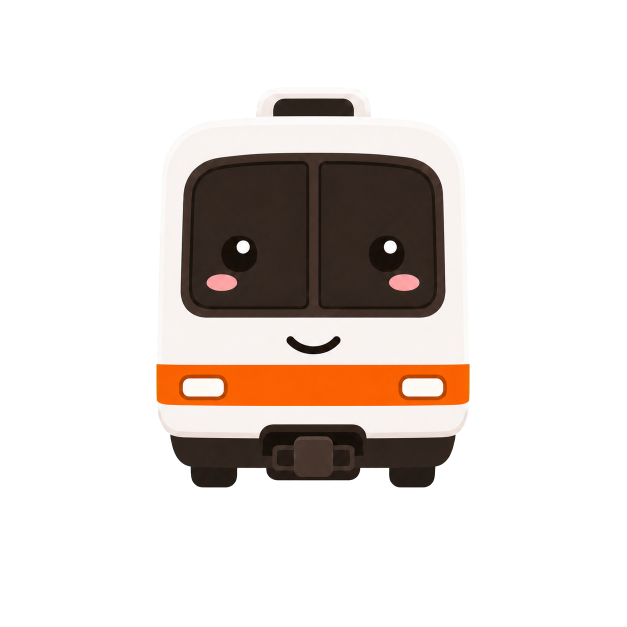
#> input picture artwork/train-foreground-source.png, 1254 x 1254 px, found by its file name (shown at 1/2 size)
$ python generate_launcher_icons.py
#> lines starting #> are read from the running program, lines starting #| are printed output that depends on the picture
#> in generate, source is the input picture: PIL image 1254x1254 RGBA; mean R, G, B, A 42.3, 35.5, 31.6, 72
#!/usr/bin/env python3
"""Generate Android launcher and Play Store icons from the approved train cutout.

Requires Pillow. The adaptive foreground is authored on Android's 108 dp layer
canvas at xxxhdpi (432 px). All non-transparent train pixels are kept inside a
slightly inset version of the 66 dp adaptive-icon safe circle.
"""

from __future__ import annotations

import argparse
import math
from pathlib import Path

from PIL import Image, ImageChops, ImageDraw, ImageOps, PngImagePlugin


ORANGE = (246, 139, 30, 255)
BROWN = (43, 29, 23, 255)
ADAPTIVE_SIZE = 432
ADAPTIVE_SAFE_RADIUS = 132  # 33 dp at xxxhdpi
ADAPTIVE_ART_RADIUS = 126  # 1.5 dp breathing room inside the safe circle
LEGACY_SIZES = {
    "mdpi": 48,
    "hdpi": 72,
    "xhdpi": 96,
    "xxhdpi": 144,
    "xxxhdpi": 192,
}


def alpha_crop(image: Image.Image) -> Image.Image:
    rgba = image.convert("RGBA")
    alpha = rgba.getchannel("A")
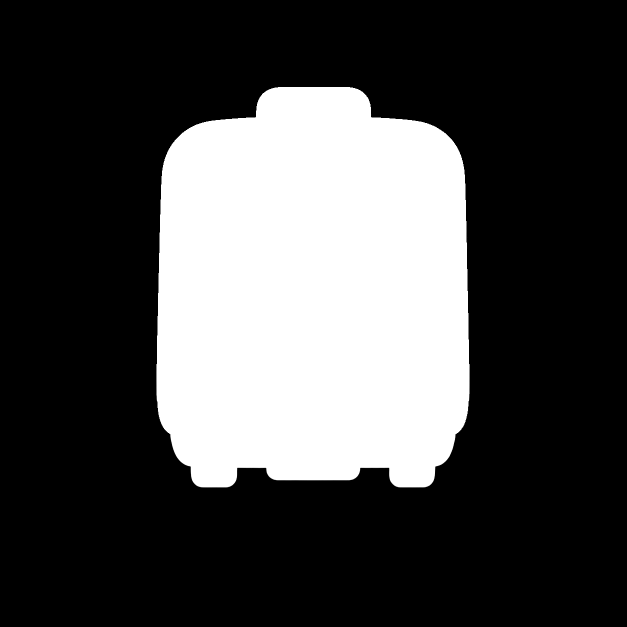
#> alpha: PIL image 1254x1254 L (shown at 1/2 size); min 0, max 255, mean 72
    bbox = alpha.getbbox()
#> bbox = (312, 174, 940, 975)
    if bbox is None:
        raise ValueError("Foreground source has no visible pixels")
    return rgba.crop(bbox)
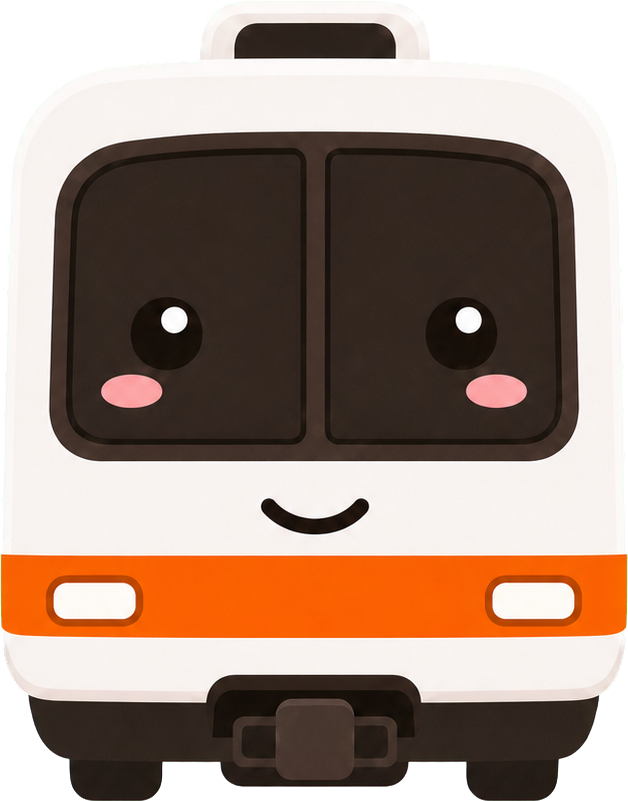
#> returned value: PIL image 628x801 RGBA; mean R, G, B, A 132.3, 111.1, 98.8, 225; transparent parts drawn white


def max_alpha_radius(image: Image.Image) -> float:
    alpha = image.getchannel("A")
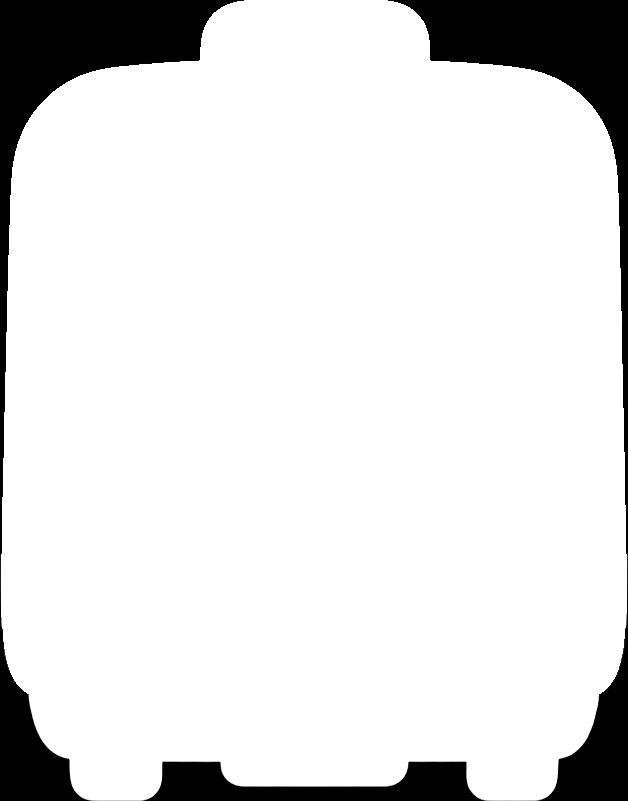
#> alpha: PIL image 628x801 L; min 0, max 255, mean 225
    width, height = alpha.size
#> width = 628; height = 801
    center_x = (width - 1) / 2
#> center_x = 313.5
    center_y = (height - 1) / 2
#> center_y = 400
    pixels = alpha.load()
    radius = 0.0
    for y in range(height):
        for x in range(width):
            if pixels[x, y] > 0:
                radius = max(radius, math.hypot(x - center_x, y - center_y))
    return radius


def centered_foreground(
    source: Image.Image,
    canvas_size: int,
    target_radius: float,
) -> Image.Image:
    subject = alpha_crop(source)
    source_radius = max_alpha_radius(subject)
#> source_radius = 460.4
    scale = target_radius / source_radius
#> scale = 0.274
    target_size = (
        max(1, round(subject.width * scale)),
        max(1, round(subject.height * scale)),
    )
#> target_size = (172, 219)
    subject = subject.resize(target_size, Image.Resampling.LANCZOS)
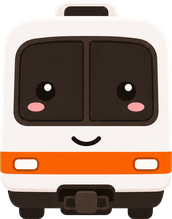
#> subject: PIL image 172x219 RGBA; mean R, G, B, A 136, 114.7, 102.4, 225; transparent parts drawn white
    canvas = Image.new("RGBA", (canvas_size, canvas_size), (0, 0, 0, 0))
#> canvas: PIL image 432x432 RGBA; every value is 0
    offset = (
        round((canvas_size - subject.width) / 2),
        round((canvas_size - subject.height) / 2),
    )
#> offset = (130, 106)
    canvas.alpha_composite(subject, offset)
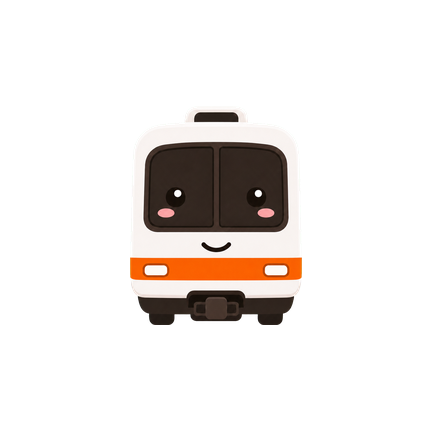
#> canvas: PIL image 432x432 RGBA; mean R, G, B, A 27.4, 23.1, 20.7, 45.4; transparent parts drawn white
    return canvas


# [34 lines left out: functions composite_on_orange, antialiased_mask, not called in this run]


def validate_inside_mask(subject_alpha: Image.Image, mask: Image.Image) -> int:
    subject_values = subject_alpha.get_flattened_data()
    mask_values = mask.get_flattened_data()
    return sum(
        1
        for subject, mask_value in zip(subject_values, mask_values)
        if subject > 0 and mask_value < 254
    )


# [56 lines left out: functions subject_bbox, save_png, make_mask_preview, not called in this run]


def generate(source_path: Path, project_root: Path, preview_path: Path) -> None:
    source = Image.open(source_path).convert("RGBA")
    res_root = project_root / "app" / "src" / "main" / "res"

    adaptive_foreground = centered_foreground(
        source,
        ADAPTIVE_SIZE,
        ADAPTIVE_ART_RADIUS,
    )
    adaptive_alpha = adaptive_foreground.getchannel("A")
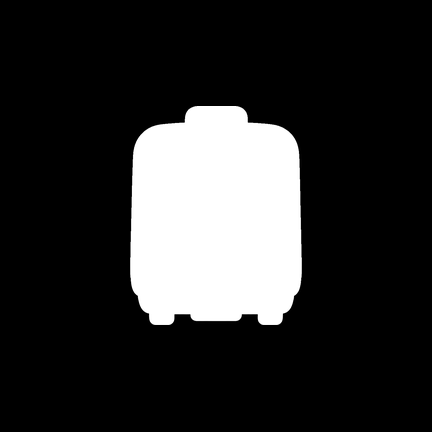
#> adaptive_alpha: PIL image 432x432 L; min 0, max 255, mean 45.4
    safe_circle = Image.new("L", (ADAPTIVE_SIZE, ADAPTIVE_SIZE), 0)
#> safe_circle: PIL image 432x432 L; every value is 0
    safe_draw = ImageDraw.Draw(safe_circle)
    center = ADAPTIVE_SIZE / 2
    safe_draw.ellipse(
        (
            center - ADAPTIVE_SAFE_RADIUS,
            center - ADAPTIVE_SAFE_RADIUS,
            center + ADAPTIVE_SAFE_RADIUS,
            center + ADAPTIVE_SAFE_RADIUS,
        ),
        fill=255,
    )
    outside_safe_circle = validate_inside_mask(adaptive_alpha, safe_circle)
    if outside_safe_circle:
        raise RuntimeError(
            f"{outside_safe_circle} adaptive foreground pixels exceed the safe circle"
        )

    save_png(
        adaptive_foreground,
        res_root / "drawable-xxxhdpi" / "ic_launcher_foreground.png",
    )
    grayscale = ImageOps.grayscale(adaptive_foreground)
    darkness = ImageOps.invert(grayscale)
    detail_alpha = ImageChops.multiply(darkness, adaptive_alpha)
    base_alpha = adaptive_alpha.point(lambda value: round(value * 0.34))
    monochrome_alpha = ImageChops.lighter(base_alpha, detail_alpha)
    monochrome = Image.new("RGBA", adaptive_foreground.size, (255, 255, 255, 0))
    monochrome.putalpha(monochrome_alpha)
    save_png(
        monochrome,
        res_root / "drawable-xxxhdpi" / "ic_launcher_monochrome.png",
    )

    for density, size in LEGACY_SIZES.items():
        foreground = centered_foreground(source, size, size * 0.41)
        square_icon = composite_on_orange(foreground)
        mipmap = res_root / f"mipmap-{density}"
        square_icon.putalpha(
            ImageChops.multiply(
                square_icon.getchannel("A"),
                antialiased_mask(size, "rounded_square"),
            )
        )
        save_png(square_icon, mipmap / "ic_launcher.png")
        round_icon = composite_on_orange(foreground)
        round_icon.putalpha(
            ImageChops.multiply(
                round_icon.getchannel("A"),
                antialiased_mask(size, "circle"),
            )
        )
        save_png(round_icon, mipmap / "ic_launcher_round.png")

    play_foreground = centered_foreground(source, 512, 512 * 0.38)
    play_icon = composite_on_orange(play_foreground)
    play_path = project_root / "artwork" / "play-store-icon-512.png"
    save_png(play_icon, play_path, srgb=True)
    if play_path.stat().st_size > 1024 * 1024:
        raise RuntimeError("Play Store icon exceeds the 1 MB limit")

    adaptive_composite = composite_on_orange(adaptive_foreground)
    save_png(
        adaptive_composite.resize((512, 512), Image.Resampling.LANCZOS),
        preview_path.parent / "adaptive-icon-composite-512.png",
    )
    mask_results = make_mask_preview(
        adaptive_composite,
        adaptive_foreground,
        preview_path,
    )
    clipped_masks = {
        name: count for name, count in mask_results.items() if count != 0
    }
    if clipped_masks:
        raise RuntimeError(f"Adaptive foreground is clipped: {clipped_masks}")

    monochrome_preview = Image.new("RGBA", (512, 512), (239, 235, 232, 255))
    monochrome_tint = Image.new("RGBA", adaptive_foreground.size, BROWN)
    monochrome_tint.putalpha(monochrome_alpha)
    monochrome_preview.alpha_composite(
        monochrome_tint.resize((512, 512), Image.Resampling.LANCZOS)
    )
    save_png(
        monochrome_preview,
        preview_path.parent / "monochrome-icon-preview-512.png",
    )

    print(f"Adaptive foreground bbox: {subject_bbox(adaptive_foreground)}")
    print(f"Pixels outside 66dp safe circle: {outside_safe_circle}")
    for name, outside_count in mask_results.items():
        print(f"Foreground pixels clipped by {name}: {outside_count}")
    print(f"Play Store icon: {play_path} ({play_path.stat().st_size} bytes)")


def main() -> None:
    parser = argparse.ArgumentParser()
    parser.add_argument(
        "--source",
        type=Path,
        default=Path("artwork/train-foreground-source.png"),
    )
    parser.add_argument("--project-root", type=Path, default=Path("."))
    parser.add_argument(
        "--preview",
        type=Path,
        default=Path(".verification/launcher-mask-preview.png"),
    )
    args = parser.parse_args()
    generate(
        args.source.resolve(),
        args.project_root.resolve(),
        args.preview.resolve(),
    )


if __name__ == "__main__":
#> (the run stopped early here; a loop or call above may not have finished)
